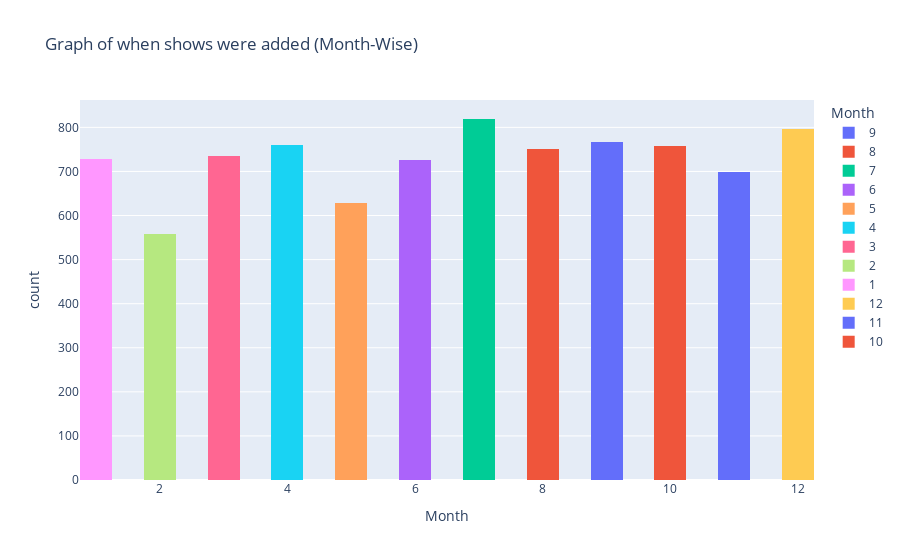

Notebook cell for this chart:
### Markdown cell above
##### *2) Monthly Analysis*

### Code cell
#plotting a graph on basis of which month it was added in
df_date_added['date_added_month'] = pd.to_datetime(df_date_added['date_added']).dt.month 
plt.histogram(df_date_added, x='date_added_month', title='Graph of when shows were added (Month-Wise)', nbins=23,color='date_added_month', labels={"date_added_month":"Month"})

### Figure 1 — Plotly figure (JSON) as saved in the notebook; plotly's stock layout.template omitted (floating-point values rounded to 4 significant figures; data arrays with more than 128 entries replaced by an {"elided": "..."} marker saying what was removed)
{"data": [{"alignmentgroup": "True", "bingroup": "x", "hovertemplate": "Month=%{x}<br>count=%{y}<extra></extra>", "legendgroup": "9", "marker": {"color": "#636efa", "pattern": {"shape": ""}}, "name": "9", "nbinsx": 23, "offsetgroup": "9", "orientation": "v", "showlegend": true, "type": "histogram", "x": {"elided": "767 int values"}, "xaxis": "x", "yaxis": "y"}, {"alignmentgroup": "True", "bingroup": "x", "hovertemplate": "Month=%{x}<br>count=%{y}<extra></extra>", "legendgroup": "8", "marker": {"color": "#EF553B", "pattern": {"shape": ""}}, "name": "8", "nbinsx": 23, "offsetgroup": "8", "orientation": "v", "showlegend": true, "type": "histogram", "x": {"elided": "750 int values"}, "xaxis": "x", "yaxis": "y"}, {"alignmentgroup": "True", "bingroup": "x", "hovertemplate": "Month=%{x}<br>count=%{y}<extra></extra>", "legendgroup": "7", "marker": {"color": "#00cc96", "pattern": {"shape": ""}}, "name": "7", "nbinsx": 23, "offsetgroup": "7", "orientation": "v", "showlegend": true, "type": "histogram", "x": {"elided": "819 int values"}, "xaxis": "x", "yaxis": "y"}, {"alignmentgroup": "True", "bingroup": "x", "hovertemplate": "Month=%{x}<br>count=%{y}<extra></extra>", "legendgroup": "6", "marker": {"color": "#ab63fa", "pattern": {"shape": ""}}, "name": "6", "nbinsx": 23, "offsetgroup": "6", "orientation": "v", "showlegend": true, "type": "histogram", "x": {"elided": "725 int values"}, "xaxis": "x", "yaxis": "y"}, {"alignmentgroup": "True", "bingroup": "x", "hovertemplate": "Month=%{x}<br>count=%{y}<extra></extra>", "legendgroup": "5", "marker": {"color": "#FFA15A", "pattern": {"shape": ""}}, "name": "5", "nbinsx": 23, "offsetgroup": "5", "orientation": "v", "showlegend": true, "type": "histogram", "x": {"elided": "628 int values"}, "xaxis": "x", "yaxis": "y"}, {"alignmentgroup": "True", "bingroup": "x", "hovertemplate": "Month=%{x}<br>count=%{y}<extra></extra>", "legendgroup": "4", "marker": {"color": "#19d3f3", "pattern": {"shape": ""}}, "name": "4", "nbinsx": 23, "offsetgroup": "4", "orientation": "v", "showlegend": true, "type": "histogram", "x": {"elided": "760 int values"}, "xaxis": "x", "yaxis": "y"}, {"alignmentgroup": "True", "bingroup": "x", "hovertemplate": "Month=%{x}<br>count=%{y}<extra></extra>", "legendgroup": "3", "marker": {"color": "#FF6692", "pattern": {"shape": ""}}, "name": "3", "nbinsx": 23, "offsetgroup": "3", "orientation": "v", "showlegend": true, "type": "histogram", "x": {"elided": "735 int values"}, "xaxis": "x", "yaxis": "y"}, {"alignmentgroup": "True", "bingroup": "x", "hovertemplate": "Month=%{x}<br>count=%{y}<extra></extra>", "legendgroup": "2", "marker": {"color": "#B6E880", "pattern": {"shape": ""}}, "name": "2", "nbinsx": 23, "offsetgroup": "2", "orientation": "v", "showlegend": true, "type": "histogram", "x": {"elided": "559 int values"}, "xaxis": "x", "yaxis": "y"}, {"alignmentgroup": "True", "bingroup": "x", "hovertemplate": "Month=%{x}<br>count=%{y}<extra></extra>", "legendgroup": "1", "marker": {"color": "#FF97FF", "pattern": {"shape": ""}}, "name": "1", "nbinsx": 23, "offsetgroup": "1", "orientation": "v", "showlegend": true, "type": "histogram", "x": {"elided": "729 int values"}, "xaxis": "x", "yaxis": "y"}, {"alignmentgroup": "True", "bingroup": "x", "hovertemplate": "Month=%{x}<br>count=%{y}<extra></extra>", "legendgroup": "12", "marker": {"color": "#FECB52", "pattern": {"shape": ""}}, "name": "12", "nbinsx": 23, "offsetgroup": "12", "orientation": "v", "showlegend": true, "type": "histogram", "x": {"elided": "796 int values"}, "xaxis": "x", "yaxis": "y"}, {"alignmentgroup": "True", "bingroup": "x", "hovertemplate": "Month=%{x}<br>count=%{y}<extra></extra>", "legendgroup": "11", "marker": {"color": "#636efa", "pattern": {"shape": ""}}, "name": "11", "nbinsx": 23, "offsetgroup": "11", "orientation": "v", "showlegend": true, "type": "histogram", "x": {"elided": "698 int values"}, "xaxis": "x", "yaxis": "y"}, {"alignmentgroup": "True", "bingroup": "x", "hovertemplate": "Month=%{x}<br>count=%{y}<extra></extra>", "legendgroup": "10", "marker": {"color": "#EF553B", "pattern": {"shape": ""}}, "name": "10", "nbinsx": 23, "offsetgroup": "10", "orientation": "v", "showlegend": true, "type": "histogram", "x": {"elided": "757 int values"}, "xaxis": "x", "yaxis": "y"}], "layout": {"barmode": "relative", "legend": {"title": {"text": "Month"}, "tracegroupgap": 0}, "title": {"text": "Graph of when shows were added (Month-Wise)"}, "xaxis": {"anchor": "y", "categoryarray": [9, 8, 7, 6, 5, 4, 3, 2, 1, 12, 11, 10], "categoryorder": "array", "domain": [0, 1], "title": {"text": "Month"}}, "yaxis": {"anchor": "x", "domain": [0, 1], "title": {"text": "count"}}}}
